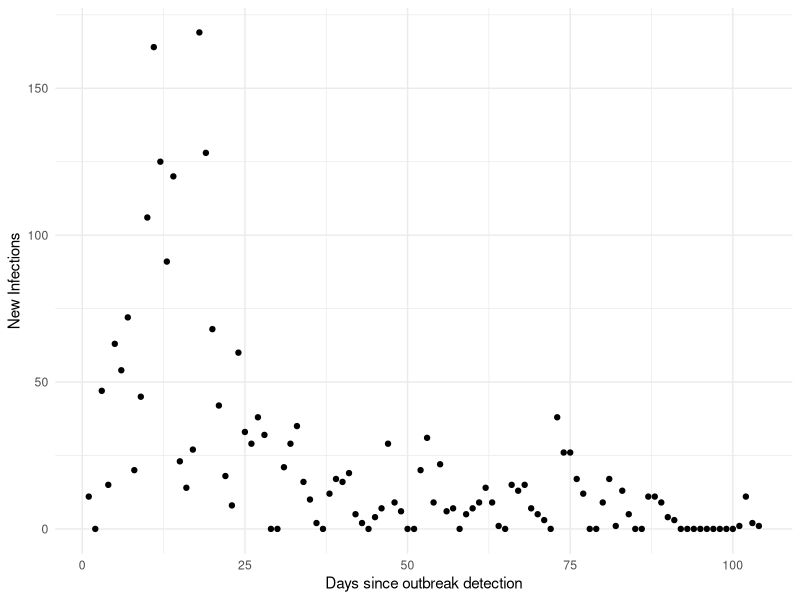
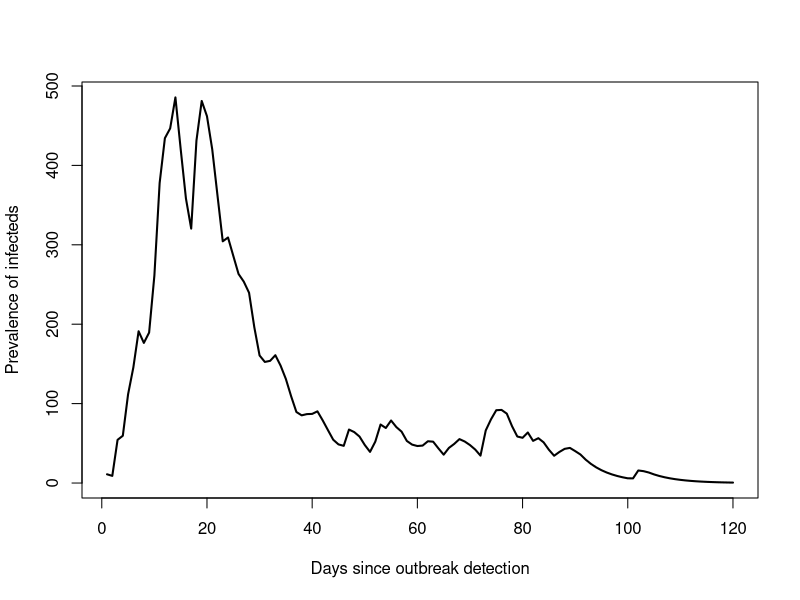
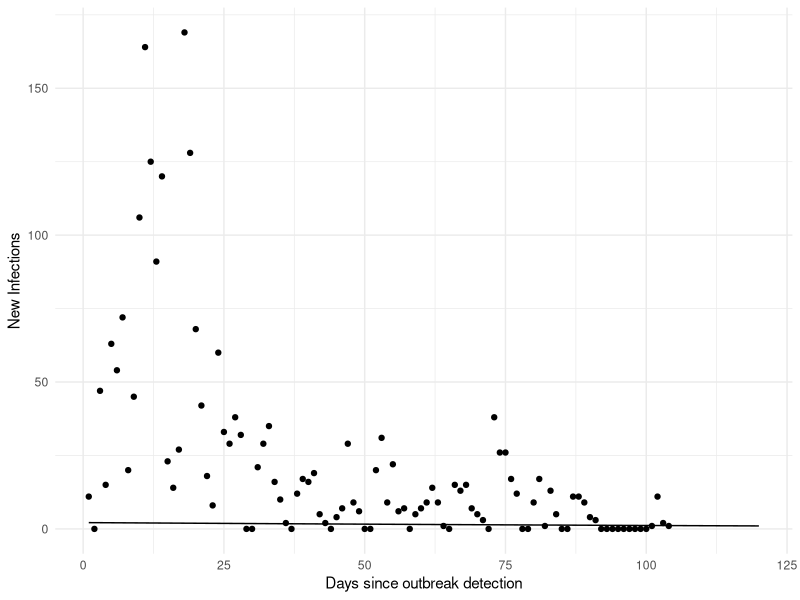
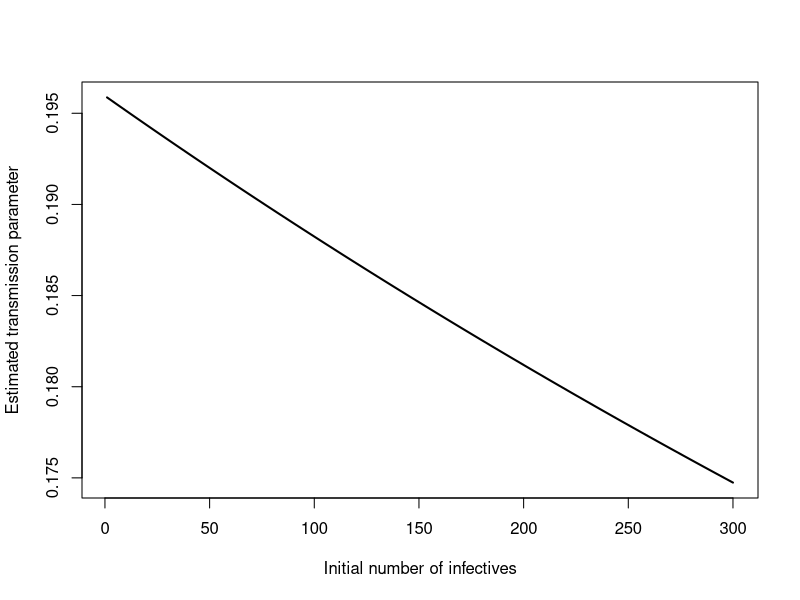
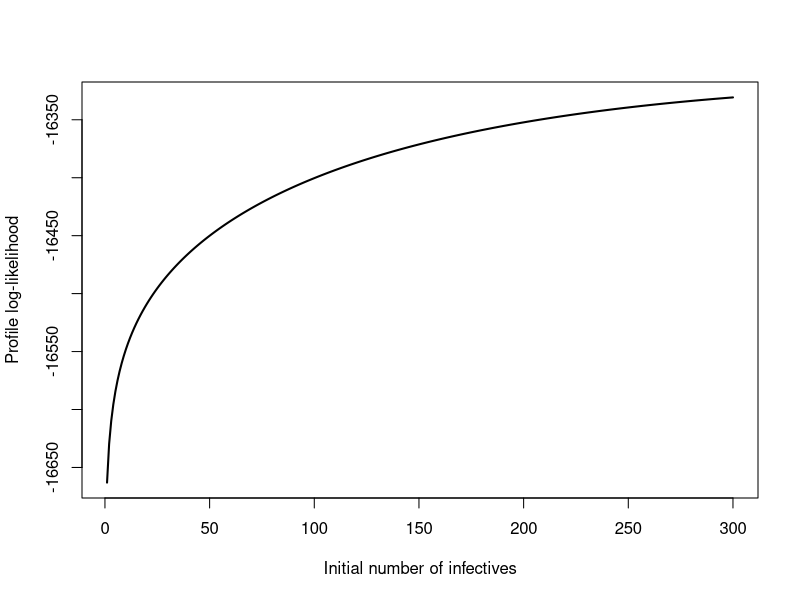
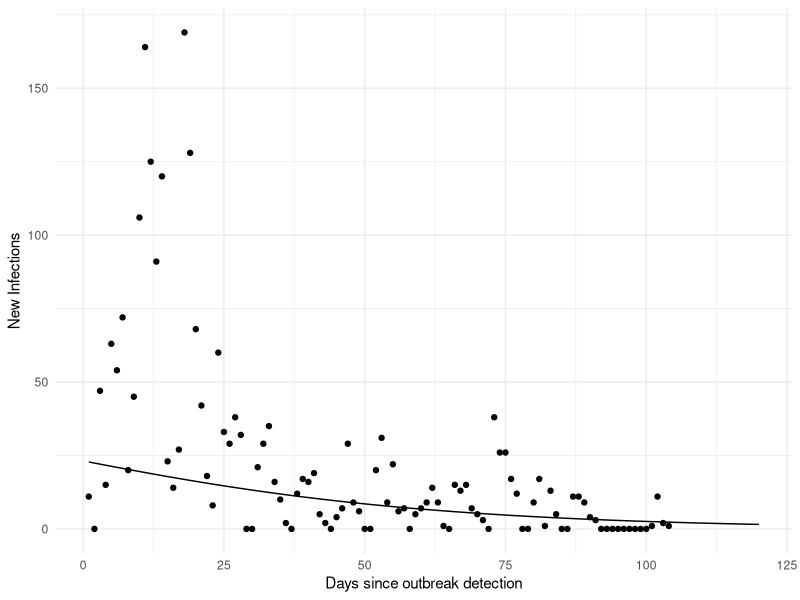
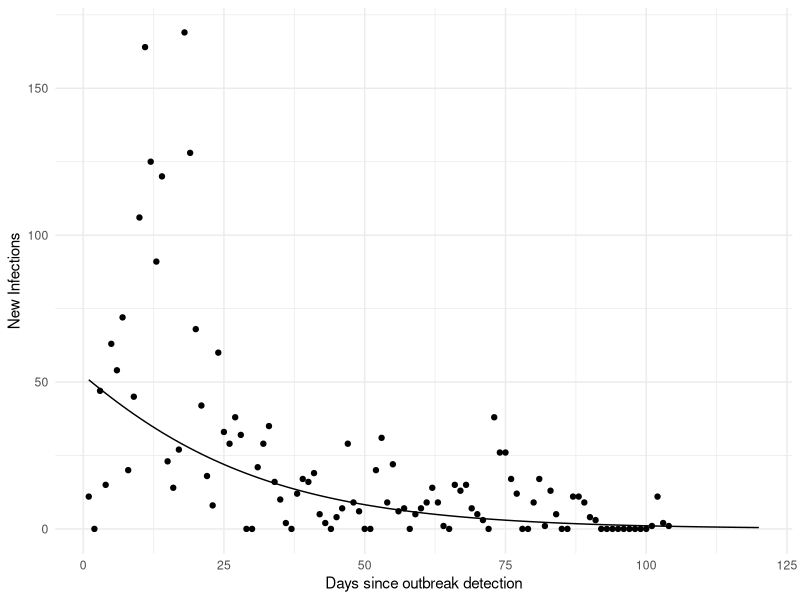
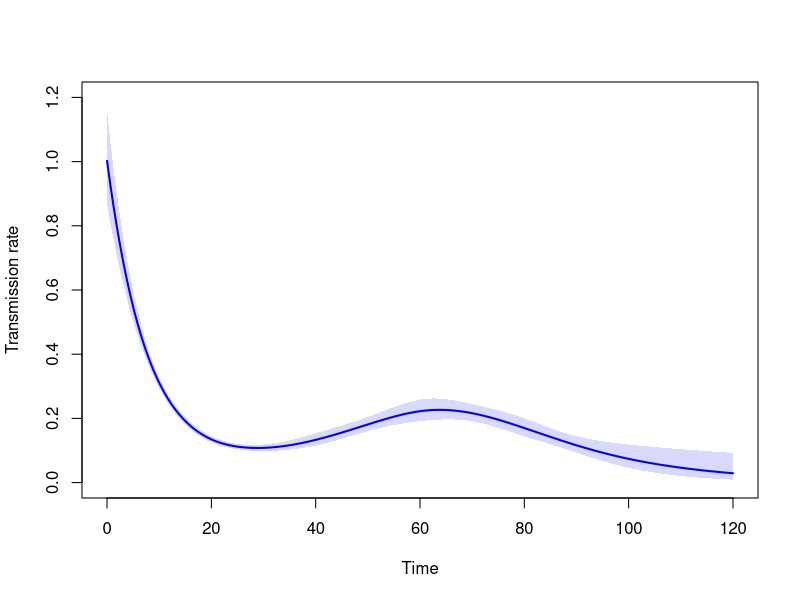

The R script that drew these images, in order:
## ---- chunk 1
library(tidyverse)
library(readxl)
library(deSolve)
library(Epi)
options(width=120)
knitr::opts_knit$set(progress = TRUE, verbose = TRUE, width=90)
knitr::opts_chunk$set(fig.width=6, fig.height=6, fig.path='Figs/',
                      echo=TRUE, warning=FALSE, message=FALSE)
## ---- chunk 2
# Read in data
d <- read.csv('Data1.csv')
d <- d[-(105:110),]
n <- length(d[,1])
d <- d[,1]
dd <- data.frame(idx = seq(1,length(d[-n])),d=d[-n])
aggr <- dd # from now on using own code
names(aggr) <- c("day", "newinf")

ggplot(aggr, aes(x = day, y = newinf)) +
  geom_point() +
  labs(x = "Days since outbreak detection", y = "New Infections") +
  theme_minimal()
## ---- chunk 3
construct_longformatdata <- function(data, n, gamma, I0, tau)
{
  #####----------
  # Construct long format "survival" data set for analysis
  #####----------
  # Vector p, with p[j] containing probability of still being infectious
  # j-1 days after infection
  p <- 1 - pexp(0:tau, rate = gamma)
  # Structure for analysis data, "empty" rows will be deleted later
  ana <- matrix(0, 2 * tau, 5) # columns are start, stop, ninf, status, weight
  # Initialize
  vnewinf <- cuminf <- I0
  for (i in 1:tau) {
    # Number of infected at start of bin (day)
    ninf <- c(crossprod(vnewinf, rev(p[1:i])))
    # Number of newly infected
    idxi <- match(i+1, aggr$day)
    newinf <- ifelse(is.na(idxi), 0, data$newinf[idxi]) # current newly infected
    cuminf <- cuminf + newinf # cumulative number of infected
    vnewinf <- c(vnewinf, newinf) # add newinf to vector vnewinf
    # Construct two rows for analysis data
    ana[2 * (i-1) + 1, ] <- c(i-1, i, ninf, 1, newinf)
    ana[2 * (i-1) + 2, ] <- c(i-1, i, ninf, 0, n - cuminf)
  }
  # Make into data frame
  ana <- as.data.frame(ana)
  names(ana) <- c("Tstart", "Tstop", "ninf", "status", "weight")
  # Remove "empty" rows, days without new infections, weight will be zero
  ana <- subset(ana, weight > 0)
  ana <- as_tibble(ana)
  
  # Further preparations for analysis
  ana <- as_tibble(ana) %>% 
    mutate(pinf = ninf / n,
           logpinf = log(pinf),
           fuptime = 1,
           logfuptime = log(fuptime))
  ana$mid <- (ana$Tstart + ana$Tstop) / 2
  
  return(ana)
}
## ---- chunk 4
# Sample size and gamma from the paper
n <- 18234
gamma <- 0.2
# Total length of epidemic considered (just going a bit beyond 101)
tau <- 120

ana <- construct_longformatdata(aggr, n = n, gamma = gamma, I0 = 11, tau = tau)
ana %>% print(n = 20)
## ---- chunk 5
plot(ana$Tstop, ana$ninf, type = "l", lwd = 2,
     xlab = "Days since outbreak detection",
     ylab = "Prevalence of infecteds")
## ---- chunk 6
poisreg <- glm(status ~ offset(logpinf) + offset(logfuptime),
               data = ana, weights = weight, family = "poisson")
# summary(poisreg)
cipoisreg <- confint(poisreg)
tmp <- c(poisreg$coef, cipoisreg)
bbb <- as.numeric(exp(poisreg$coef))
exp(tmp)
## ---- chunk 7
ana1 <- ana %>%
  group_by(Tstop) %>%
  summarize(S = sum(weight), cnt = n(), pinf = sum(pinf) / cnt)
denom <- sum(ana1$S * ana1$pinf)
num <- sum(ana$weight * ana$status)
num / denom
## ---- chunk 8
loglik <- sum(ana$weight * log(bbb * ana$pinf) * ana$status) -
  sum(ana$weight * ana$status)
loglik
## ---- chunk 9
# Check number of new infections with that obtained by
# theoretical numbers from ODE with MLE beta
parameters <- c(beta = bbb, gamma = 0.2) # parameter values
state <- c(S = 1 - 11/18234, I = 11/18234, R = 0) # starting values for the system
# Definition of the system of ODE's
SIR_ODE <- function(time, state, parameters) {
  with(as.list(c(state, parameters)), {
    # rate of change
    dS <- -beta * S * I
    dI <- beta * S * I - gamma * I
    dR <- gamma * I
    # return the rate of change
    list(c(dS, dI, dR))
  }) # end with(as.list ...
}
# Now run the system for some time, using the ode() function of {deSolve}
times <- seq(0, 120, by = 0.1)
out <- ode(y = state, times = times, func = SIR_ODE, parms = parameters)
out <- as.data.frame(out)
# Check with observed number of new infections
# That would be the decrease in susceptibles over each day * n
outdays <- out[1 + 10 * (0:120), ]
outdays$newinf <- -diff(c(1, outdays$S)) * n
outdays <- outdays[-1, ]

# Combine the data frames, ensuring they have a common column name for the x-axis
# (assuming 'day' and 'time' are compatible and represent the same variable)
aggr$type <- "points"
outdays$type <- "lines"
combined_data <- rbind(
  data.frame(x = aggr$day, y = aggr$newinf, type = aggr$type),
  data.frame(x = outdays$time, y = outdays$newinf, type = outdays$type)
)

# Plot using ggplot2
ggplot(combined_data, aes(x = x, y = y, group = type)) +
  geom_point(data = subset(combined_data, type == "points"), aes(x = x, y = y)) +
  geom_line(data = subset(combined_data, type == "lines"), aes(x = x, y = y)) +
  labs(x = "Days since outbreak detection", y = "New Infections") +
  theme_minimal()
## ---- chunk 10
nI0 <- 300
profloglik <- betaseq <- rep(NA, nI0) # save space for loglik values
for (j in 1:nI0) {
  ana <- construct_longformatdata(aggr, n = n, gamma = gamma, I0 = j, tau = tau)
  ana1 <- ana %>%
    group_by(Tstop) %>%
    summarize(S = sum(weight), cnt = n(), pinf = sum(pinf) / cnt)
  poisreg <- glm(status ~ offset(logpinf) + offset(logfuptime),
                 data = ana, weights = weight, family = "poisson")
  betaseq[j] <- exp(poisreg$coef)
  denom <- sum(ana1$S * ana1$pinf)
  profloglik[j] <- sum(ana$weight * log(betaseq[j] * ana$pinf) * ana$status) -
    sum(ana$weight * ana$status)
}
plot(betaseq, type = "l", lwd = 2,
     xlab = "Initial number of infectives",
     ylab = "Estimated transmission parameter")
## ---- chunk 11
plot(profloglik, type = "l", lwd = 2,
     xlab = "Initial number of infectives",
     ylab = "Profile log-likelihood")
## ---- chunk 12
I0 <- 124
ana <- construct_longformatdata(aggr, n = n, gamma = gamma, I0 = I0, tau = tau)
poisreg <- glm(status ~ offset(logpinf) + offset(logfuptime),
               data = ana, weights = weight, family = "poisson")
bbb <- as.numeric(exp(poisreg$coef)) # the betahat for this given I(0)
# Check number of new infections with that obtained by
# theoretical numbers from ODE with MLE beta
parameters <- c(beta = bbb, gamma = 0.2) # parameter values
state <- c(S = 1 - I0/18234, I = I0/18234, R = 0) # starting values for the system
# Definition of the system of ODE's
SIR_ODE <- function(time, state, parameters) {
  with(as.list(c(state, parameters)), {
    # rate of change
    dS <- -beta * S * I
    dI <- beta * S * I - gamma * I
    dR <- gamma * I
    # return the rate of change
    list(c(dS, dI, dR))
  }) # end with(as.list ...
}
# Now run the system for some time, using the ode() function of {deSolve}
times <- seq(0, 120, by = 0.1)
out <- ode(y = state, times = times, func = SIR_ODE, parms = parameters)
out <- as.data.frame(out)
# Check with observed number of new infections
# That would be the decrease in susceptibles over each day * n
outdays <- out[1 + 10 * (0:120), ]
outdays$newinf <- -diff(c(1, outdays$S)) * n
outdays <- outdays[-1, ]

# Combine the data frames, ensuring they have a common column name for the x-axis
# (assuming 'day' and 'time' are compatible and represent the same variable)
aggr$type <- "points"
outdays$type <- "lines"
combined_data <- rbind(
  data.frame(x = aggr$day, y = aggr$newinf, type = aggr$type),
  data.frame(x = outdays$time, y = outdays$newinf, type = outdays$type)
)

# Plot using ggplot2
ggplot(combined_data, aes(x = x, y = y, group = type)) +
  geom_point(data = subset(combined_data, type == "points"), aes(x = x, y = y)) +
  geom_line(data = subset(combined_data, type == "lines"), aes(x = x, y = y)) +
  labs(x = "Days since outbreak detection", y = "New Infections") +
  theme_minimal()
## ---- chunk 13
I0 <- 300
ana <- construct_longformatdata(aggr, n = n, gamma = gamma, I0 = I0, tau = tau)
poisreg <- glm(status ~ offset(logpinf) + offset(logfuptime),
               data = ana, weights = weight, family = "poisson")
bbb <- as.numeric(exp(poisreg$coef)) # the betahat for this given I(0)
# Check number of new infections with that obtained by
# theoretical numbers from ODE with MLE beta
parameters <- c(beta = bbb, gamma = 0.2) # parameter values
state <- c(S = 1 - I0/18234, I = I0/18234, R = 0) # starting values for the system
# Definition of the system of ODE's
SIR_ODE <- function(time, state, parameters) {
  with(as.list(c(state, parameters)), {
    # rate of change
    dS <- -beta * S * I
    dI <- beta * S * I - gamma * I
    dR <- gamma * I
    # return the rate of change
    list(c(dS, dI, dR))
  }) # end with(as.list ...
}
# Now run the system for some time, using the ode() function of {deSolve}
times <- seq(0, 120, by = 0.1)
out <- ode(y = state, times = times, func = SIR_ODE, parms = parameters)
out <- as.data.frame(out)
# Check with observed number of new infections
# That would be the decrease in susceptibles over each day * n
outdays <- out[1 + 10 * (0:120), ]
outdays$newinf <- -diff(c(1, outdays$S)) * n
outdays <- outdays[-1, ]

# Combine the data frames, ensuring they have a common column name for the x-axis
# (assuming 'day' and 'time' are compatible and represent the same variable)
aggr$type <- "points"
outdays$type <- "lines"
combined_data <- rbind(
  data.frame(x = aggr$day, y = aggr$newinf, type = aggr$type),
  data.frame(x = outdays$time, y = outdays$newinf, type = outdays$type)
)

# Plot using ggplot2
ggplot(combined_data, aes(x = x, y = y, group = type)) +
  geom_point(data = subset(combined_data, type == "points"), aes(x = x, y = y)) +
  geom_line(data = subset(combined_data, type == "lines"), aes(x = x, y = y)) +
  labs(x = "Days since outbreak detection", y = "New Infections") +
  theme_minimal()
## ---- chunk 14
ana <- construct_longformatdata(aggr, n = n, gamma = gamma, I0 = 11, tau = tau)
# What seems to be the matter is a non-constant beta, which we can estimate
tinf <- 1:120
t.kn <- (0:5) * 20 + 1
poisfit2 <- glm(status ~ Ns(mid, knots=t.kn) + offset(logfuptime) + offset(logpinf),
                family="poisson", data=ana,
                weights = weight)
# summary(poisfit2)

tt <- seq(0, 120, by=0.1)
nd <- data.frame(mid=tt, logfuptime=0, logpinf=0)
lambda <- ci.pred(poisfit2, nd) # the rates from the spline model
matshade(tt, lambda, plot=TRUE, col="blue", lwd=2,
         xlab="Time", ylab="Transmission rate",
         xlim=c(0, 120), ylim=c(0, 1.2))
## ---- chunk 15
parameters <- c(gamma = 0.2) # Only gamma remains as a constant
state <- c(S = 1 - 11/18234, I = 11/18234, R = 0) # starting values for the system

# Define your beta function as before
beta <- function(time) {
  X <- Ns(time, knots = t.kn)
  X <- cbind(1, X)
  return(as.numeric(exp(X %*% poisfit2$coef)))
}

# Definition of the system of ODE's
SIR_ODE <- function(time, state, parameters) {
  with(as.list(c(state, parameters)), {
    beta_value <- beta(time) # Call beta with the current time
    # rate of change
    dS <- -beta_value * S * I
    dI <- beta_value * S * I - gamma * I
    dR <- gamma * I
    # return the rate of change
    list(c(dS, dI, dR))
  }) # end with(as.list ...
}

# Now run the system for some time, using the ode() function of {deSolve}
times <- seq(0, 120, by = 0.1)
out <- ode(y = state, times = times, func = SIR_ODE, parms = parameters)
out <- as.data.frame(out)
# Check with observed number of new infections
# That would be the decrease in susceptibles over each day * n
outdays <- out[1 + 10 * (0:120), ]
outdays$newinf <- -diff(c(1, outdays$S)) * n
outdays <- outdays[-1, ]

# Combine the data frames, ensuring they have a common column name for the x-axis
# (assuming 'day' and 'time' are compatible and represent the same variable)
aggr$type <- "points"
outdays$type <- "lines"
combined_data <- rbind(
  data.frame(x = aggr$day, y = aggr$newinf, type = aggr$type),
  data.frame(x = outdays$time, y = outdays$newinf, type = outdays$type)
)

# Plot using ggplot2
ggplot(combined_data, aes(x = x, y = y, group = type)) +
  geom_point(data = subset(combined_data, type == "points"), aes(x = x, y = y)) +
  geom_line(data = subset(combined_data, type == "lines"), aes(x = x, y = y)) +
  labs(x = "Days since outbreak detection", y = "New Infections") +
  theme_minimal()
